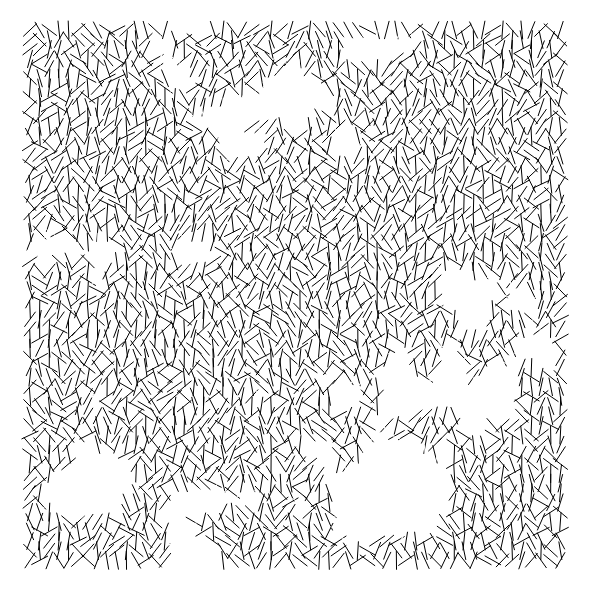
Frame 1 (no input)
Frame 60 (no input): identical to frame 1, image omitted
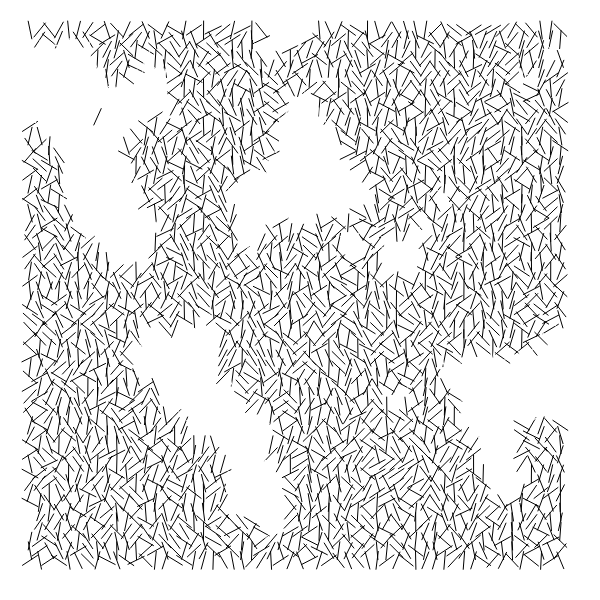
Frame 120 (the mouse pressed at the canvas centre since frame 60)

The p5.js sketch that drew these frames (run headless with seeded random() and noise() and a simulated clock; from frame 60 on, the mouse is pressed at the canvas centre):

// p5.js sketch
// ── sketch.js
let boolDoRefresh;
let bkgrd = 255;
let canvasW = 600;
let canvasH = 600;
let border = 30;
let gridSize = 56;
let baseAngle = 90; //change to 0 for horizontal orientation
let lineRadius = 9;

function setup() {
  createCanvas(canvasW, canvasH);
  boolDoRefresh = true;
  background(bkgrd);
  noFill();
  angleMode(DEGREES);
}

function draw() {
  if (boolDoRefresh) {
    drawTheThing();
    boolDoRefresh = false;
  }
}

function drawTheThing() {
  let div = (width - 2 * border) / gridSize;
  let noiseVal;
  let noiseScale = 0.01;
  for (let x = border; x < width - border; x += div) {
    for (let y = border; y < width - border; y += div) {
      noiseDetail(3, 0.7);
      noiseVal = noise(x * noiseScale, y * noiseScale);
      if (noiseVal > 0.70) stroke(255);
      else stroke(0);
      drawLineCenteredAt(x, y);
    }
  }
}

function drawLineCenteredAt(x, y) {
  let angle, dx, dy, bias;
  bias = 65;
  angle = baseAngle - random(bias);
  let half = random(2);
  let neg;
  if (half < 1) neg = -1;
  else neg = 1;

  dx = neg * lineRadius * cos(angle);
  dy = lineRadius * sin(angle);
  line(x + dx, y + dy, x - dx, y - dy);
}

function mousePressed() {
  background(bkgrd);
  noiseSeed(random(100));
  boolDoRefresh = true;
}
